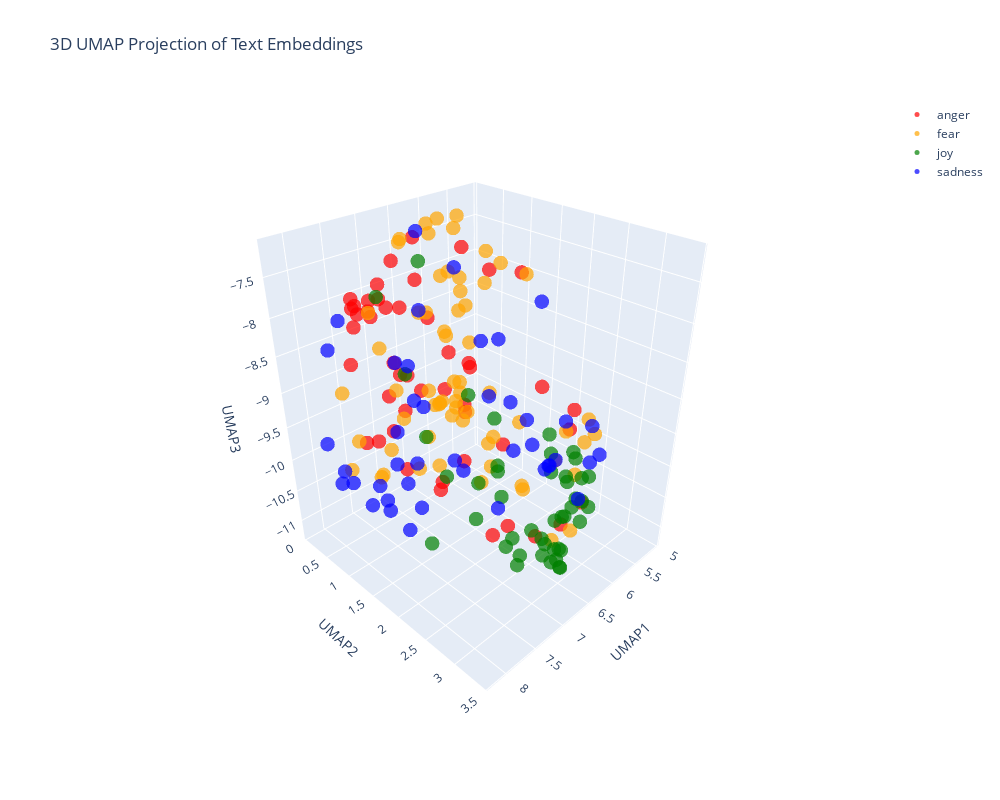

The code cell stored with this chart in its notebook:
### Code cell
import pandas as pd
import numpy as np
import umap
import plotly.graph_objects as go

# Concatenate the training and test data
combined_df = pd.concat([train_df_new, test_df_new], ignore_index=True)

# Prepare the embeddings for UMAP
# Convert the list of embeddings into a 2D numpy array
X_embeddings = np.array(combined_df['embeddings_values'].tolist())

# Apply UMAP for dimensionality reduction to 3D
reducer_3d = umap.UMAP(n_components=3, metric='cosine', random_state=28)
embedding_3d = reducer_3d.fit_transform(X_embeddings)

# Create a DataFrame for plotting
df_plot_3d = pd.DataFrame(embedding_3d, columns=['UMAP1', 'UMAP2', 'UMAP3'])
df_plot_3d['emotion'] = combined_df['emotion']
df_plot_3d['intensity'] = combined_df['intensity']
df_plot_3d['text'] = combined_df['text']

# Define color mapping for emotions
emotion_color_map = {
    'anger': 'red',
    'fear': 'orange',
    'joy': 'green',
    'sadness': 'blue'
}

# Create 3D scatter plot using Plotly
fig_3d = go.Figure()

for emotion in df_plot_3d['emotion'].unique():
    emotion_data = df_plot_3d[df_plot_3d['emotion'] == emotion]
    fig_3d.add_trace(go.Scatter3d(
        x=emotion_data['UMAP1'],
        y=emotion_data['UMAP2'],
        z=emotion_data['UMAP3'],
        mode='markers',
        name=emotion,
        marker=dict(
            size=5,
            color=emotion_color_map.get(emotion, 'gray'),
            opacity=0.7
        ),
        text=emotion_data['text'],
        hovertemplate='<b>Emotion:</b> ' + emotion + '<br>' +
                      '<b>Intensity:</b> %{customdata}<br>' +
                      '<b>Text:</b> %{text}<extra></extra>',
        customdata=emotion_data['intensity']
    ))

fig_3d.update_layout(
    title='3D UMAP Projection of Text Embeddings',
    scene=dict(
        xaxis_title='UMAP1',
        yaxis_title='UMAP2',
        zaxis_title='UMAP3',
        camera=dict(
            eye=dict(x=1.5, y=1.5, z=1.3)
        )
    ),
    width=1000,
    height=800,
    showlegend=True
)

fig_3d.show()

### Figure 1 — Plotly figure (JSON) as saved in the notebook; plotly's stock layout.template omitted (floating-point values rounded to 4 significant figures)
{"data": [{"customdata": [0.863, 0.583, 0.521, 0.417, 0.125, 0.375, 0.604, 0.729, 0.75, 0.519, 0.562, 0.312, 0.646, 0.771, 0.833, 0.896, 0.125, 0.354, 0.562, 0.5, 0.479, 0.25, 0.75, 0.458, 0.312, 0.229, 0.688, 0.854, 0.396, 0.5, 0.854, 0.646, 0.438, 0.417, 0.542, 0.479, 0.458, 0.521, 0.333, 0.562, 0.667, 0.521, 0.25, 0.458, 0.229, 0.25, 0.427, 0.417], "hovertemplate": "<b>Emotion:</b> anger<br><b>Intensity:</b> %{customdata}<br><b>Text:</b> %{text}<extra></extra>", "marker": {"color": "red", "opacity": 0.7, "size": 5}, "mode": "markers", "name": "anger", "text": ["The liberal outrage over don king saying the N-word really angers me. The white yuppie progressives can go fuck themselves, shame on blacks", "Heading home to cut grass in the heat. All I wanna do is go out to eat somewhere air conditioned. #pout #AdultingIsTheWorst", "I'll happily be rude to people who personally insult me unprovoked, they deserve it 👍 Just as good people deserve respect", "@ticcikasie1 With a frown, she let's out a distraught 'Gardevoir' saying that she wishes she had a trainer", "Wrinkles should merely hide where frown have been.  - Mark Twain", "@sippycoups if it hurts too much to eat, i read somewhere that marshmallows are good bc they are soft and don't irritate", "@AskPS_UK not received verification email, asked for it to be resent 5 times still nothing.", "How the fu*k! Who the heck! moved my fridge!... should I knock the landlord door.  #mad ##", "OOOOOOOOH MY GOD UUUUGGGGHHHHHHHHH ", "i have so much hw tonight im offended", "Have wee pop socks on and they KEEP FALLING OFF INSIDE MY SHOES ", "Houston might lose a coach tomorrow or by midnight. #yikes ?", "I can't even right now #bb18 #rage", "so ef whichever butt wipe pulled the fire alarm in davis bc I was sound asleep #pissed  #upset #tired #sad #tired #hangry ######", "I hate my lawn mower. If it had a soul, I'd condemn it to the fiery pits of Hell.", "Don't join @BTCare they put the phone down on you, talk over you and are rude. Taking money out of my acc willynilly! #fuming", "rose incense are the best thing I've ever bought", "Heading home to cut grass in the heat. All I wanna do is go out to eat somewhere air conditioned.  #AdultingIsTheWorst", "@Lexual__ @jdspielman10 RIP to the 100s of black men,, women,CHILDREN killed in Chicago. Where is the outrage?", "i can't believe they're all messing up my favourite of all bakes i feel personally offended", "I need all your attention! If I don't I'll pout..", "Oh my. Watching #rage. It's been like, ages", "That way ur so angry you can literally feel ur blood boiling", "@LouisFil just curious as to what you mean. No rush, no animosity, no disdain.", "#Awareness seek #shelter .#Letgo Old #habit of chasing #desires resultin in #anger #fear #worry .#Choose #Satisfaction within #Peace #Relax", "So Rangers v Celtic ll ", "@GroupAnon black armed thug with a record carrying gun illegally gets shot by black cop. #outrage   This is a joke.Let em destroy their town", "@ArizonaCoyotes not to mention the GRA guy stops me but let's the 2 ppl in front of me go. WTF. My blood is boiling.", "People often grudge others what they cannot enjoy themselves.", "I think they may be #offended", "Fuking fuming 😤", "@mdivincenzo9 he's stupid, I hate him lol #bitter", "@BonesARP 'That is a disappointment.'\\n\\nHe fakes a pout, then starts to chuckle.", "Nahhhhhh @konanplaydirty snap story has got me bussing up 😂😂😂😂😂😂😂😂😂😂😂😂😂😂", "I'm not used to pretty girls that use curse words to express their anger. I just feel like I'm a little bit surprised and turned off as well", "Brendan Rodgers looks fuming 😭", "I wonder what would happen if I were to tell some people the truth #savage #uhoh ", "Candice's standing pout face aggravates me every week", "(Sam) Brown's Law: Never offend people with style when you can fake that, you have to break us in this Island.", "@IllinoisLoyalty that Rutgers game was an abomination. An affront to God and man. We must never speak of it again.", "@RealJamesWoods @KennyCoble saddest part of this whole mess is that all of this #anger is #misdirected they should march 2 the #WhiteHouse", "@FluDino Event started! everyone is getting ready to travel to the lake of rage, where everything glows", "@LaureEve I am sitting here wrapped in a fluffy blanket, with incense burning, listening to Bon Iver and drinking mulled wine. I'm there.", "@ArcticFantasy I would have almost took offense to this if I actually snapped you", "Just watched Django Unchained, Other people may frown, but I titter in delight! 2/5", "I think @Sam_Canaday &amp; @KYLEJDOWSON must actually have to be working like me &amp; @dowson_brady because I havent got any snap chat videos today", "@reluctantnicko Don't ask, you don't get. Apologies if I've offended you. All due respect Alan, I think you've been fed duff info.", "Sorry guys I have absolutely no idea what time i'll be on cam tomorrow but will keep you posted. #fuming"], "type": "scatter3d", "x": [7.877, 7.561, 7.478, 7.501, 7.046, 7.324, 6.221, 7.159, 6.529, 7.466, 6.804, 5.732, 7.021, 7.248, 7.5, 6.741, 6.289, 7.605, 7.963, 7.493, 7.371, 5.318, 7.293, 7.04, 6.587, 6.306, 7.9, 7.054, 7.819, 7.208, 7.058, 7.356, 7.177, 6.134, 7.364, 6.765, 6.396, 7.361, 7.001, 6.319, 7.564, 7.193, 6.595, 7.137, 5.31, 6.177, 6.876, 6.408], "y": [0.9846, 0.8483, 1.624, 1.927, 2.353, 1.087, 0.07603, 0.283, 1.052, 1.0, 0.3934, 1.533, 0.7375, 0.1774, 0.3059, 0.2689, 2.816, 0.6474, 1.111, 1.406, 1.177, 2.174, 0.4966, 2.494, 0.929, 1.542, 1.076, 0.3772, 1.511, 1.72, 0.3762, 0.2309, 1.997, 2.734, 0.6121, 0.7391, 1.301, 0.9987, 1.827, 1.092, 1.187, 2.738, 2.663, 1.978, 2.413, 2.312, 1.777, 0.5315], "z": [-7.585, -9.646, -8.624, -9.855, -10.58, -10.08, -7.505, -8.176, -8.69, -8.965, -9.161, -7.716, -8.026, -8.221, -8.786, -7.636, -10.58, -9.743, -7.631, -8.508, -9.134, -9.578, -7.93, -9.153, -10.76, -7.524, -7.63, -7.825, -9.068, -8.677, -8.015, -8.345, -9.565, -9.255, -8.08, -7.744, -8.857, -8.548, -8.928, -7.361, -7.718, -10.11, -10.68, -8.902, -11.01, -8.823, -8.441, -8.422]}, {"customdata": [0.792, 0.75, 0.917, 0.458, 0.5, 0.875, 0.646, 0.354, 0.333, 0.169, 0.208, 0.583, 0.625, 0.688, 0.583, 0.583, 0.521, 0.271, 0.667, 0.562, 0.82, 0.792, 0.3, 0.625, 0.616, 0.333, 0.5, 0.979, 0.542, 0.562, 0.125, 0.583, 0.25, 0.619, 0.729, 0.134, 0.625, 0.451, 0.875, 0.479, 0.271, 0.458, 0.792, 0.458, 0.75, 0.7, 0.562, 0.146, 0.312, 0.312, 0.562, 0.438, 0.438, 0.708, 0.438, 0.354, 0.434, 0.375, 0.875, 0.521, 0.479, 0.44, 0.479, 0.542], "hovertemplate": "<b>Emotion:</b> fear<br><b>Intensity:</b> %{customdata}<br><b>Text:</b> %{text}<extra></extra>", "marker": {"color": "orange", "opacity": 0.7, "size": 5}, "mode": "markers", "name": "fear", "text": ["And it pisses me off more they killed people who surrendered. Hands up and all. If hands visible you shouldn't be fearing for your life", "@AldiToHarrods I'm still too nervous to try it. I need to man up and give it ago.", "Job interview in the afternoon #nervous #ek", "Jesus wept! Another RNS from #rusty @metaltigerplc quote 'Price sensitive news, Price Sensitive news' etc etc The #Ramping here is ", "I was so shy freshman year this guy introduced himself to me by asking if I spoke any English", "Im not a #nervouswreck, Im a  #pileup. #GoingCrazy #HelpMe #Insane #Antisocial", "@rsdeepsea @BreitbartNews If 3 people are in a country of 300 million - you are going to RUIN the whole country over 3 people? ", "Aberdeen st Johnstone, let's see who can punt it the furthest #awful", "the ending of how I met your mother is dreadful", "#GetSmartWithARQ is a smart way to start investing and #whiteicenetwork is smart source 2 #start #skilled #manpower #recruitment for ur firm", "@CurtisJobling Yes indeed! We know masses of students would be so excited to see you! We need to get this sorted! #haunt", "I really want to go for fright night but I really don't 😁", "@JennyPGR I worry about typos in any email to Simon, draft attached or not...", "still shaking though 🙃", "I seem to alternate between 'sleep-full' and sleepless nights. Tonight is a sleepless one. 😕 #insomnia  #notfair", "Looks like #India is finally taking #Pakistan n it's #terrorism to task.#uriattacks.", "I hate that if I don't start the conversation, there won't be one.", "Thoroughly enjoying AHS tonight. #ahs #horror #americanhorrorstory", "@jk_rowling never thought an angry oompa loompa would be my Boggart, but there you have it. #boggart #PresidentTrump #nightmare", "@zavvi @zavvihelp only offering 6 moth warranty #ps4pro #shocking #truth #ripoff", "@RossKemp Omg that is just horrific. Something needs to be done. 😢", "Jimmy Carr makes me want to cry and cry *shiver* #awful", "STAY JADED everyone is ", "So not pumped for this interview ", "mmmm i'm kinda sad i hope i can shake this before school", "ACT 4 #anxiety &amp; #depression group. @livingwellihc beginning Mon October 17 for 6 weeks. Contact me to register now! #mindfulness #Halifax", "Going to get myself a copy of @StephenKing's CUJO for an upcoming project that I can't talk about just yet. #horror #amwriting", "I feel like I am drowning. #depression #anxiety #falure #worthless", "@Mc_Cabe_Conor This is it. The complete illiteracy around the role, nature and extent of British agents is shocking.", "If the future doesn't fill you with existential dread are you even a real person", "When you make a great tasting shake and no words can describe it!😃👌🏻 #shake #herbalifenutrition #tastesogood #nowords", "When you arrive at the office the day before your first ever festival and the Internet is down ", "@PanicAtTheDisco hey, y'all announced it like immediately after I asked. Nice. Thanks y'all ", "Accrington Stanley? Who are they? Exactly. Things looking dire for West Ham despite the win. What's changed since March? #bbcfootball", "What an actual nightmare", "@Marissa_Frost @NevAmore_MFC awe I love you twooo!!! come adventure with me someday!", "@twinfjournal @TwinningLife111 @KCtwinflame @TFUnion1111 @Para_Priestess @cupidpoetry I went thru the same thing yesterday #panic better2day", "if anyone spoils any of my fucking shows I will haunt you in the afterlife so help me god", "6. 5 minutes to perform and I'm #nervous I wish these noises would stop #handicapped #annoyed", "Penny dreadful 3 temporada", "I'm curious to know just how much money the original Air Bud made to justify the continuation of these awful sequels and spinoffs.", "petrify  me in the fossil type of way", "Maybe @SamHeughan can send me good luck on my job interview tomorrow. #nervous 😳", "@DSDambuster just finally started #homefronttherevolution, what did you all do the story and gameplay??? #terrible #wasteofmoney", "@rsdeepsea @BreitbartNews If 3 people are in a country of 300 million - you are going to RUIN the whole country over 3 people? #fear", "my husband lost £800 when he booked an apartment through @Airbnb that didn't exist... @AirbnbHelp didn't care  #airbnbnightmare", "@ExpressScripts u shd b embrrssd. u jack up my bp meds twice and it will still take 3-5 days? Not express at all. #expressscripts #horrible", "Some serious hip shaking going on tonight 😜", "@Just_Alasia I agree. Btw, have u seen Ep22, Granger, O?  That was the episode when I knew Anna was coming back, the conversation at start.", "@Wild_Lucario_ *chuckles* did I scare you?", "Everyday gay panic is STUNNING: I drew 1 guy's att'n to it when he blocked up a toilet stall's cracks w/paper towels. TOTAL INCOMPREHENSION.", "Are you worrying/worried?\\n1Peter 5:7\\nThrow all your worry on him, because he cares for you.#faith #leadership #worry #mindfulness #success", "Bout ta get my @dontbreathe on up in here! @WarrenTheaters  #icantholdmybreaththatlong", "@stephenfhayes Mustard gas = hostile work environment, not #terrorism; call #OSHA not #military", "@TheDappaMc also £2.50 for a chocolate Feast ice lolly.. proper shocking 😩", "@CNNPolitics I can't wait to hear what he had to say about the brilliant Dr. Hawking... it should be rich... In the poorest of taste! #bully", "Tweeting from the sporadic wifi on the tube #perilous", "“We can easily #forgive a #child who is #afraid of the #dark; the real #tragedy of #life is when #men are #afraid of the #light.”–Plato", "The moment you bring her to meet your best friend and you're nervous af! 😬😆  #thefriendtest", "Thanks for ripping me off again #Luthansa €400 not enough for a one way flight to man from Frk then €30 for a bag then free at gate #awful", "@mikefreemanNFL \\nIsn't OBrien supposed to be some sort of offensive genius #awful", "@chutneysupercat hi lovely brownie, MM is calling me tuppytupperware.. its awful", "This is #horrible: Lewis Dunk has begun networking #a Neo-Geo with a his holiday home in Mexico.", "Really.....#Jumanji 2....w/ The Rock, Jack Black, and Kevin Hart...are you kidding me! WTF! #ThisIsATerribleIdea #horrible"], "type": "scatter3d", "x": [7.594, 5.864, 5.865, 6.551, 6.36, 6.685, 7.456, 5.992, 7.612, 7.147, 6.99, 5.753, 5.683, 6.159, 7.818, 7.322, 7.8, 5.199, 7.444, 6.232, 6.357, 6.296, 6.783, 6.095, 7.614, 6.808, 5.118, 7.042, 6.53, 6.427, 6.185, 5.827, 6.945, 5.827, 6.284, 6.885, 6.209, 7.136, 6.003, 5.241, 5.906, 6.93, 5.821, 6.155, 7.532, 6.581, 6.172, 5.83, 6.523, 6.512, 6.367, 6.431, 5.073, 7.375, 6.126, 7.57, 5.598, 7.426, 5.763, 6.612, 6.005, 7.863, 6.056, 6.016], "y": [0.894, 0.6897, 0.3655, 0.9627, 0.6511, 0.2637, 2.017, 1.425, 0.2145, 2.824, 2.771, 1.102, 0.2581, 1.455, 0.5696, 2.55, 0.7672, 2.295, 1.598, 0.4063, 1.104, 1.126, 1.529, 0.3638, 0.9563, 0.703, 2.277, 0.403, 1.274, 0.4768, 2.051, 0.3829, 3.196, 1.696, 0.9861, 3.407, 1.316, 0.4297, 0.3054, 2.003, 0.5778, 1.111, 0.4123, 0.487, 2.124, 0.268, 0.2918, 2.299, 3.145, 1.744, 0.5709, 0.6954, 2.366, 2.306, 0.6308, 1.867, 0.2555, 0.6557, 0.4848, 0.2774, 1.187, 1.665, 1.219, 0.6302], "z": [-7.865, -10.02, -10.22, -7.691, -9.693, -9.958, -7.764, -7.556, -9.189, -8.657, -9.667, -10.31, -10.09, -10.44, -10.1, -8.336, -9.57, -10.09, -7.685, -7.376, -7.902, -8.101, -8.976, -9.912, -10.08, -10.53, -9.772, -10.24, -7.633, -10.28, -10.44, -9.657, -10.2, -7.668, -8.216, -9.961, -10.76, -8.643, -9.947, -10.04, -7.186, -9.06, -10.08, -7.188, -7.75, -7.399, -7.291, -10.08, -9.507, -9.75, -9.738, -10.67, -9.986, -7.816, -7.843, -7.559, -9.805, -10.38, -10.3, -7.427, -7.464, -8.45, -7.849, -7.307]}, {"customdata": [0.66, 0.36, 0.38, 0.708, 0.917, 0.519, 0.5, 0.536, 0.667, 0.354, 0.667, 0.68, 0.62, 0.189, 0.958, 0.78, 0.771, 0.562, 0.383, 0.434, 0.654, 0.135, 0.84, 0.509, 0.208, 0.231, 0.519, 0.208, 0.52, 0.52, 0.269, 0.66, 0.917, 0.52, 0.868, 0.06, 0.519, 0.708, 0.604, 0.354, 0.646, 0.521, 0.458, 0.583, 0.423], "hovertemplate": "<b>Emotion:</b> joy<br><b>Intensity:</b> %{customdata}<br><b>Text:</b> %{text}<extra></extra>", "marker": {"color": "green", "opacity": 0.7, "size": 5}, "mode": "markers", "name": "joy", "text": ["If you have the ability to make someone happy or to make someone #smile, do it! The world needs more of that right about now. #CreateLove ☺️", "My ukulele bag has fallen apart. 😐 WELLL AT LEAST my life hasn't yet!! #Joys\\n\\n#quote  #problemsolving #behappy", "Bring back the heyday #NominateBunkface", "Zephaniah 3:17 He surely is rejoicing over us with singing...such romance and so needed today!!", "I'm just still . So happy .\\nA blast", "It's not that the man did not know how to juggle, he just didn't have the balls to do it. \\n#funny #pun #punny #lol #hilarious", "I can not depict what I feel right now.. I feel jubilant yet anxious, or..dunno. It seems like now I'm having something worth wait everyday.", "Just watched Django Unchained, Other people may frown, but I titter in delight! 2/5", "Look forward to the detours because they bring delightful surprises. #lifequote ", "every day i have to think in my mind will this be pleasing to God. my decision making, the way i react, treat ppl, speak, am i pleasing God.", "@HytheHighborne -Sylvia was elated to receive kisses from the little prince, her bright smile clear as she glanced to Garrett and Elyse- --", "Yo this 3 v 3 overtime in hockey got me sweaty damn this ish exhilarating", "Omg I'm outside making beats with garageband and some little birds  decided to chirp along （≧∇≦）", "@alphavenger all chuck seasons, she had that one bright spot with dan, where she was allowed to be smart and kind //and// fashionable", "Oh dear an evening of absolute hilarity I don't think I have laughed so much in a long time! 😂", "@jadelalaa_ hahaha and u da best bro ever luv u hearty hearts", "@Nick_Offerman I'll be there!! Can't wait for all the !", "@MoAmali @awosss @Arsenalman2011 listen I dn't subscribe to this team coq Team xhaka stuff. I like all our players. Depth has me elated", "the prospect of getting choked out by a hot daddy tonight is sorta cheering me up but I also kinda just wanna watch the new AHS episode lol", "I #rejoice in following your statutes as one rejoices in great riches. -Psalm 119:14 #TheBible", "I am always ready to #smile.", "Turns out 'it' wasn't even anything to be concerned about at all. Im happy and a bit frustrated it took so long to get this answer.", "@shwood @mpforstein OMD you 2 are cracking me up! Thanks for the follow Brian. I need some levity to balance the cynicism I share w/Michael😀", "@__PeterPanda yes bro it's actually breezy", "Who actually chooses to drink sparkling water 🤔", "#LMFAO @MSNBC 's #racepimp Tamron Hall used the words 'fscts' and 'MSNBC' in the same sentence  #libtard #biasedmedia #neverHillary", "Watch this amazing live.ly broadcast by @haythatjamile8  #musically", "Hey @AppleSupport, would be nice to have “click to pause” or “pause when window inactive” on animated GIFs for macOS Messages app", "It is no coincidence that Lacan recorded infants' jubilant reactions to their mirror images in the noise.", "@bodwell_james did it not just enliven your soul", "Fee otherwise tricks: palm oil delegation mt jaunty resident: TZxCHLdAQ", "@TampaBayRay I cried with laughter.", "It's meant to be!! #happy #happy", "Another joyful encounter in Tribez &amp; Castlez! I just met Mouchole, Ogre Cook! Do you want to know who that is? Download the game and find...", "@itsyourgirl_Z happy birthday :) have a blessed day love from Toronto :) #bday ", "Seriously @marksandspencer I'm sick and grumpy and the only thing that's gonna cheer me up is ordering my xmas food, when's it going up? 😢", "@bruins_514 @gorddownie @thehipdotcom It would be #TragicallyHip if they can #help @TOYSFORASMILE make #hospitalized  #sick #kids #smile 😊✌❤", "I turn 25 in two weeks. I am so happy. 24 was my darkest year yet. I am elated that I survived", "Each day is what you make of it! #goals #challenges #business #goals   #success #photographer #photography #ThursdayThoughts", "@hesham786 that's the spirit ", "@Geminiak @LondonNPC you're welcome! #wordgeek \\nAlso, good to put a face to the twitter feed, even if it was only a cheery hello! 😀", "Val reminds me of one of the cheerful witches that looks after Aurora in Disney’s Sleeping Beauty. #GBBO", "@kwelbyroberts they will come and you will rejoice at their arrival.", "Sioux Valley wins home competitive #cheer invite with a score of 158. ...Dell Rapids second at 138", "Our tone of voice: we're like One Direction, we're thoughtful and timid, yet playful"], "type": "scatter3d", "x": [7.23, 6.567, 6.944, 6.545, 6.085, 5.926, 6.149, 5.375, 6.724, 6.492, 6.927, 5.427, 6.06, 6.367, 5.805, 6.583, 7.026, 6.807, 5.358, 6.534, 6.962, 5.784, 6.171, 6.428, 6.709, 7.828, 6.33, 7.189, 6.252, 6.291, 6.727, 5.97, 6.388, 6.488, 6.709, 6.348, 7.313, 6.163, 7.469, 6.864, 6.845, 7.787, 6.714, 7.06, 7.322], "y": [2.747, 2.394, 2.322, 3.04, 2.712, 1.287, 1.654, 2.356, 2.49, 0.9104, 3.063, 1.864, 2.652, 3.262, 2.733, 3.317, 3.117, 3.232, 1.854, 2.889, 2.607, 2.328, 3.096, 2.975, 1.763, 1.378, 2.996, 2.558, 2.308, 2.965, 1.607, 2.692, 2.659, 3.008, 3.406, 0.3189, 2.331, 2.642, 1.683, 3.068, 3.269, 1.735, 3.137, 3.373, 1.49], "z": [-10.4, -11.2, -9.585, -10.99, -10.63, -9.838, -10.86, -10.93, -11.2, -10.72, -10.53, -10.06, -10.69, -10.0, -10.15, -9.76, -10.18, -9.339, -10.42, -11.01, -10.52, -11.11, -9.745, -9.751, -10.27, -7.457, -9.45, -9.421, -11.01, -10.22, -9.003, -9.685, -10.95, -11.06, -9.938, -7.73, -10.18, -11.19, -10.87, -9.334, -10.37, -8.25, -10.51, -10.31, -9.389]}, {"customdata": [0.708, 0.271, 0.214, 0.229, 0.417, 0.32, 0.375, 0.479, 0.458, 0.792, 0.604, 0.521, 0.438, 0.792, 0.188, 0.458, 0.438, 0.729, 0.604, 0.542, 0.417, 0.625, 0.779, 0.839, 0.34, 0.521, 0.479, 0.188, 0.438, 0.458, 0.75, 0.312, 0.354, 0.5, 0.27, 0.354, 0.292, 0.44, 0.375, 0.333, 0.271, 0.667, 0.667], "hovertemplate": "<b>Emotion:</b> sadness<br><b>Intensity:</b> %{customdata}<br><b>Text:</b> %{text}<extra></extra>", "marker": {"color": "blue", "opacity": 0.7, "size": 5}, "mode": "markers", "name": "sadness", "text": ["#haikuchallenge #haiku\\n\\nThe crisp autumn air\\nMy freedom purchased through death\\nNo one will mourn me", "Dad asked if I was too hungover to function today. Little does he know I stayed sober last night so i could get shit faced tonight 😅", "@AMB4JC @drtonyevans It's our job, the job of people who r still sane,still ok in life, to help the lost to find themselves &amp; love eachother", "Damn gud #premiere #LethalWeapon...#funny and ", "@JoyceCarolOates \\nBreath. You are trending despondent. Mrs Clinton will win. If you keep your gloves on, guard up, and punch like hell.", "Jay Z and Brad Pitt cheated ..Bey stayed Angie left #cheaters #love #lust #sex #couples #relationships #date #marriage #divorce", "Damn gud #premiere #LethalWeapon...#funny and #serious", "Bare videos online but does anyone get rehabilitated? Does anyone actually get help for their affliction? Or do we jut get twitter videos.", "@theflabar It's a #foggy and #dark morning here - so #filter this time.  For #lighting purposes. :)", "The weather sure matches the mood in this state today.. #gloomy", "@NewYorker @donlemon Trump presidency-a dark age for the USA and the world. He would most definitely take us to war. Short &amp; Long term pain", "Got paid to vacuum up rat poop. (-: never a dull day in the biology department ...", "Niggas murking in each other. In murky water, I try to swim.", "2 applications for my dbs and still waiting. Been over a year now. Going to loose my job 👍🏿 @GOVUK  #thanks #unhappy #crb", "Guys! Read my #fanfiction if you like #lost and #housemd I have one of each #tvshow -link in bio!", "History repeating itself..GAA is our culture how dare anyone think it's ok to discourage any Irish person from attending any match or final", "Positive thoughts on these gloom cloudy days", "Honestly I've come to a place where I keep getting discouraged but just gotta tell myself to keep pushing through it.", "@deshbhakthoon always unhappy and easily offended.", "untypical kinda Friday #dull", "The Sunderland time line is quite funny with all the doom &amp; gloom in facing us and the long trip to us midweek. #whatgoesaroundcomesaround", "i cant stop. i finished - dejected. luckily no one is in the bathroom. so i go to a stall and wait until my pants are dry.", "Wearing all black tomorrow as I continue to mourn the lives of the most recent victims of police brutality. #blackout #WU", "I hate when it's gloomy outside because it always gets me in a depressing mood", "I told my chiropractor 'I'm here for a good time not a long time' when he questioned my habits and yet again I have unnerved a doctor", "@AliceGoodman17 i dunno, I'm getting less of the spacious lovely autumnal melancholy from our present apocalypse", "How brave are the young individuals that have opened up to us about their #depression and #anxiety to help raise awareness!! @beyondblue", "blues bar", "@AdamAaronovich Well, there's no need to sulk. You can always request a song, you know.", "Never leave me alone with my credit card. Nope nope mope.", "So depressing that it's darker so much earlier now", "#sober life", "there are #serious #chinks in #India’s #armour'\\n#protein\\n#malnutrition\\n#feedingIndia\\n#skillingIndia\\n#cognitive #deficit\\n@Abhijit_Iyer", "Lisa: Getting what you want all the time will ultimately leave you unfulfilled and joyless.", "@cburt43 turn that frown upside down", "@OHSOVICTORIOUS_ @FaZeAdapt We all seen it coming.. it's sad. But her Instagram comments on her pics are funny. Adapts fans blew it up 😂😂😂", "@AnjiDunlap droop in leggings? Are they wearing XXXL?", "On bedrest since I got out of the hospital. U find in unopened beer.. what do I do. Pour that shit out! No alcohol at all for me #sober", "@CovinoandRich just heard back2back,  guess that's why they call it the blues &amp; she's got the look, but I can only sing tickle sacks version", "Just watched Django Unchained, Other people may frown, but I titter in delight! 2/5", "Folk Band 'Thistle Down' will be replaced by 'The Paul Edwards Quartet' at Laurel Bank Park Sat 24 11am - 3pm due to ill health #jazz ", "watching this uni reveal is so depressing i miss stingrays :(", "Wow just watched Me Before You and it was seriously one of the most depressing movies of my life"], "type": "scatter3d", "x": [7.828, 5.864, 6.968, 5.333, 7.088, 6.496, 5.226, 6.358, 7.482, 7.946, 7.634, 7.204, 7.877, 6.21, 5.32, 6.671, 7.663, 7.319, 7.633, 7.677, 5.867, 6.654, 8.217, 8.086, 5.544, 7.849, 6.801, 6.187, 7.327, 6.917, 8.02, 6.638, 7.3, 7.765, 7.039, 6.171, 6.384, 6.831, 6.132, 5.335, 5.843, 7.994, 8.009], "y": [1.3, 1.595, 3.111, 2.507, 3.22, 2.096, 2.578, 1.752, 1.532, 1.14, 1.826, 0.7742, 0.6928, 0.1288, 2.484, 1.332, 1.498, 1.08, 1.835, 0.9528, 1.984, 0.4688, 0.9561, 0.8177, 1.909, 1.37, 0.651, 2.203, 1.992, 0.7039, 0.6249, 1.408, 2.517, 1.462, 2.431, 2.698, 2.269, 0.3318, 2.548, 2.366, 0.939, 0.8374, 0.3655], "z": [-10.18, -10.25, -9.17, -10.26, -9.053, -8.993, -10.15, -8.324, -10.36, -10.28, -7.527, -9.706, -7.938, -7.416, -9.691, -7.454, -10.64, -10.31, -8.683, -10.23, -7.921, -9.592, -8.091, -9.858, -10.57, -10.29, -10.47, -9.706, -9.483, -8.871, -10.18, -10.29, -8.402, -9.585, -10.11, -9.144, -9.217, -8.995, -9.795, -10.96, -8.81, -10.07, -9.704]}], "layout": {"height": 800, "scene": {"camera": {"eye": {"x": 1.5, "y": 1.5, "z": 1.3}}, "xaxis": {"title": {"text": "UMAP1"}}, "yaxis": {"title": {"text": "UMAP2"}}, "zaxis": {"title": {"text": "UMAP3"}}}, "showlegend": true, "title": {"text": "3D UMAP Projection of Text Embeddings"}, "width": 1000}}
